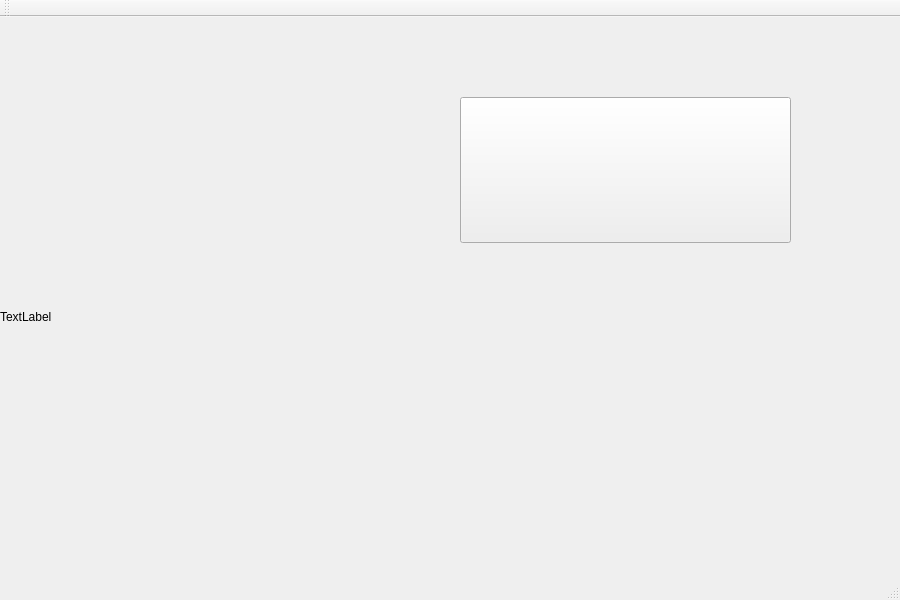
<?xml version="1.0" encoding="UTF-8"?>
<ui version="4.0">
 <class>startWindow</class>
 <widget class="QMainWindow" name="startWindow">
  <property name="geometry">
   <rect>
    <x>0</x>
    <y>0</y>
    <width>900</width>
    <height>600</height>
   </rect>
  </property>
  <property name="windowTitle">
   <string>startWindow</string>
  </property>
  <widget class="QWidget" name="centralWidget">
   <widget class="QLabel" name="label">
    <property name="geometry">
     <rect>
      <x>0</x>
      <y>0</y>
      <width>900</width>
      <height>600</height>
     </rect>
    </property>
    <property name="autoFillBackground">
     <bool>true</bool>
    </property>
    <property name="text">
     <string>TextLabel</string>
    </property>
   </widget>
   <widget class="QPushButton" name="pushButton">
    <property name="geometry">
     <rect>
      <x>460</x>
      <y>80</y>
      <width>331</width>
      <height>146</height>
     </rect>
    </property>
    <property name="text">
     <string/>
    </property>
   </widget>
   <widget class="QLabel" name="label_2">
    <property name="geometry">
     <rect>
      <x>230</x>
      <y>200</y>
      <width>291</width>
      <height>361</height>
     </rect>
    </property>
    <property name="text">
     <string/>
    </property>
   </widget>
  </widget>
  <widget class="QMenuBar" name="menuBar">
   <property name="geometry">
    <rect>
     <x>0</x>
     <y>0</y>
     <width>900</width>
     <height>22</height>
    </rect>
   </property>
  </widget>
  <widget class="QToolBar" name="mainToolBar">
   <attribute name="toolBarArea">
    <enum>TopToolBarArea</enum>
   </attribute>
   <attribute name="toolBarBreak">
    <bool>false</bool>
   </attribute>
  </widget>
  <widget class="QStatusBar" name="statusBar"/>
 </widget>
 <layoutdefault spacing="6" margin="11"/>
 <resources/>
 <connections/>
</ui>
